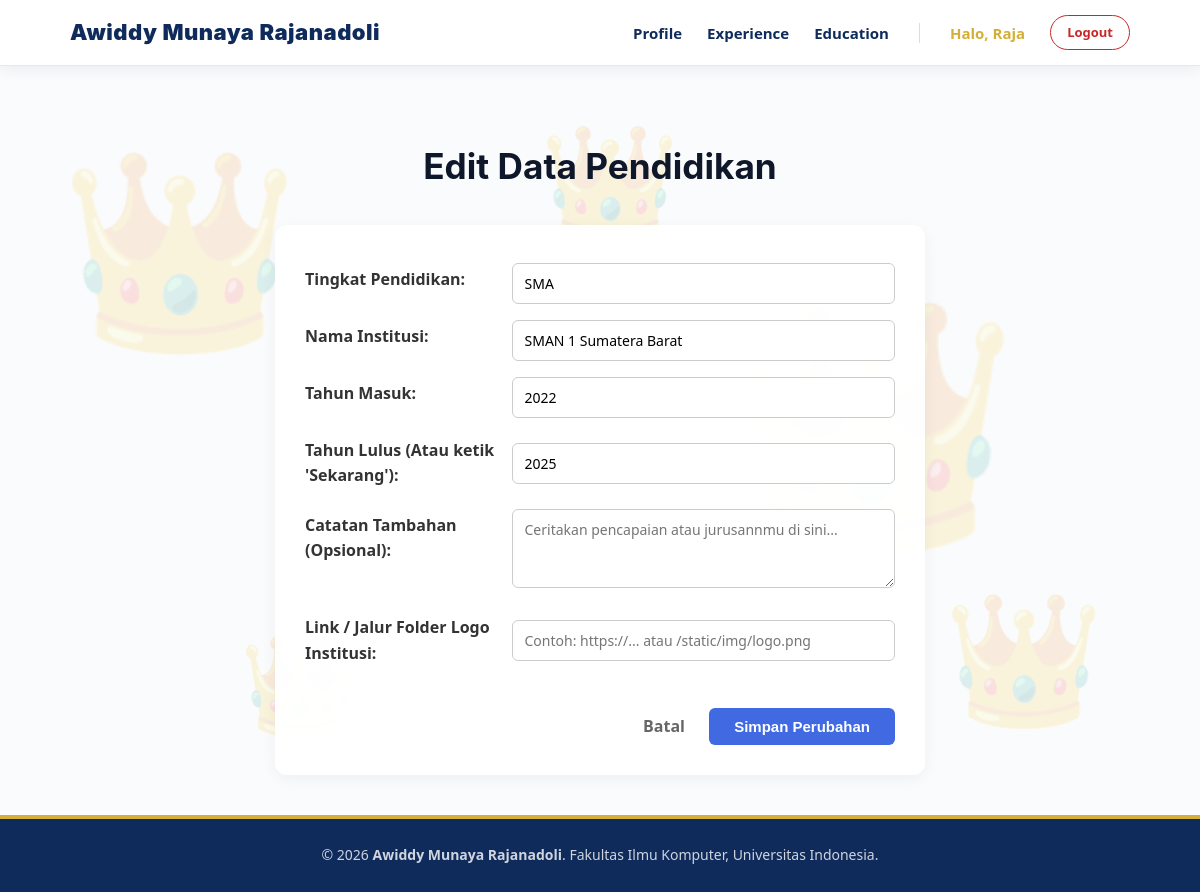
The app's page /education/d4d6142a-0ed1-49e0-aee7-4cbb940add5e/update/ (signed in) with its own data.
### main/models.py (models this page shows, shortened)
class Education(models.Model):
    id = models.UUIDField(primary_key=True, default=uuid.uuid4, editable=False)
    level = models.CharField(max_length=50)
    institution_name = models.CharField(max_length=255)
    start_year = models.IntegerField()
    end_year = models.CharField(max_length=20)
    description = models.TextField(blank=True, null=True)
    logo_url = models.CharField(max_length=500, blank=True, null=True)

### main/views.py (the view)
# urls.py: path("education/<uuid:education_id>/update/", update_education, name="update_education"),
@login_required(login_url='/login')
def update_education(request, education_id):
    if not (request.user.is_superuser or is_editor(request.user)):
        return HttpResponseForbidden("Akses Ditolak: Minimal peran Editor diperlukan untuk mengubah data.")
    education = get_object_or_404(Education, pk=education_id)
    form = EducationForm(request.POST or None, instance=education)
    if request.method == "POST" and form.is_valid():
        form.save()
        messages.success(request, "Data pendidikan berhasil diperbarui!")
        return redirect("main:show_education")
    context = {
        "name": "Awiddy Munaya Rajanadoli",
        "form": form,
        "education": education,
    }
    return render(request, "update_education.html", context)

### templates/update_education.html (shortened to what this page needs)
{% extends 'base.html' %}
{% load static %}
{% block content %}
    <section class="main-content">
        <div class="section-header" style="text-align: center; margin-bottom: 30px;">
            <h1 style="margin-top: 2rem;">Edit Data Pendidikan</h1>
        </div>
        <div class="form-container" style="max-width: 650px; margin: 0 auto; padding: 30px; background-color: rgba(255, 255, 255, 0.95); border-radius: 12px; box-shadow: 0 4px 15px rgba(0,0,0,0.05);">
            <form method="POST">
                <table class="custom-form-table" style="width: 100%; border-collapse: collapse;">
                    {{ form.as_table }}
                </table>
                <div style="margin-top: 30px; text-align: right;">
                    <a href="{% url 'main:show_education' %}" style="text-decoration: none; color: #666; margin-right: 20px; font-weight: bold;">Batal</a>
                    <button type="submit" style="padding: 10px 25px; background-color: #4169E1; color: white; border: none; border-radius: 6px; cursor: pointer; font-weight: bold; font-size: 15px; transition: 0.2s;">Simpan Perubahan</button>
                </div>
            </form>
        </div>
    </section>
{% endblock content %}

### templates/base.html (shortened to what this page needs)
{% load static %}
<!DOCTYPE html>
<html lang="en">
<head>
    <link rel="stylesheet" href="https://cdnjs.cloudflare.com/ajax/libs/font-awesome/6.4.0/css/all.min.css">
    <link rel="stylesheet" href="{% static 'css/style.css' %}">
</head>
<body style="background-color: #fafbfc; margin: 0; font-family: 'Segoe UI', Tahoma, Geneva, Verdana, sans-serif;">
    <div class="floating-crown crown1">👑</div>
    <div class="floating-crown crown2">👑</div>
    <div class="floating-crown crown3">👑</div>
    <div class="floating-crown crown4">👑</div>
    <div class="floating-crown crown5">👑</div>
    <header class="site-header" style="background-color: rgba(255, 255, 255, 0.95); backdrop-filter: blur(10px); position: sticky; top: 0; z-index: 100; box-shadow: 0 2px 15px rgba(15, 43, 91, 0.08); padding: 15px 0;">
      <div class="container" style="display: flex; justify-content: space-between; align-items: center; max-width: 1100px; margin: 0 auto; padding: 0 20px;">
          <a href="{% url 'main:show_main' %}" class="brand" style="font-size: 22px; font-weight: 900; color: #0f2b5b; text-decoration: none; letter-spacing: 0.5px;">{{ name }}</a>
          <nav style="display: flex; align-items: center; gap: 25px;">
              <a href="{% url 'main:show_main' %}" style="color: #0f2b5b; font-weight: 700; text-decoration: none; font-size: 15px; transition: color 0.2s;">Profile</a>
              <a href="{% url 'main:show_experience' %}" style="color: #0f2b5b; font-weight: 700; text-decoration: none; font-size: 15px; transition: color 0.2s;">Experience</a>
              <a href="{% url 'main:show_education' %}" style="color: #0f2b5b; font-weight: 700; text-decoration: none; font-size: 15px; transition: color 0.2s;">Education</a>
              {% if user.is_authenticated %}
                  <span style="color: #D4AF37; font-weight: bold; font-size: 15px;">Halo, {{ user.username }}</span>
                  <a href="{% url 'main:logout' %}" style="color: #c62828; border: 1px solid #c62828; padding: 6px 16px; border-radius: 20px; text-decoration: none; font-size: 13px; font-weight: bold; transition: all 0.2s;">Logout</a>
              {% endif %}
          </nav>
      </div>
    </header>
    <main style="min-height: 80vh;">
        {% block content %}
        {% endblock content %}
    </main>
    <footer class="site-footer" style="background-color: #0f2b5b; color: rgba(255, 255, 255, 0.8); text-align: center; padding: 25px 0; border-top: 4px solid #D4AF37; margin-top: auto;">
        <div class="container">
            <p style="margin: 0; font-size: 14px;">&copy; 2026 <strong>{{ name }}</strong>. Fakultas Ilmu Komputer, Universitas Indonesia.</p>
        </div>
    </footer>
</body>
</html>

### static/css/style.css (style rules this page uses)
* { margin: 0; padding: 0; box-sizing: border-box; }
:root { --ink: #0f172a; --paper: #fdfdfc; --accent: #D4AF37; --accent-dark: #b8860b; --royal-blue: #4169E1; --royal-blue-dark: #27408B; --line: #e2e8f0; --text-muted: #475569; --radius: 6px; }
body { font-family: -apple-system, "Segoe UI", Roboto, Helvetica, Arial, sans-serif; color: var(--ink); background-color: var(--paper); line-height: 1.6; }
h1, .brand { font-family: "Space Grotesk", -apple-system, sans-serif; }
.container { max-width: 960px; margin: 0 auto; padding: 0 1.5rem; }
.site-header { border-bottom: 1px solid var(--line); }
.site-header .container { display: flex; justify-content: space-between; align-items: center; padding: 1.25rem 1.5rem; }
.brand { font-size: 1.3rem; font-weight: 700; color: var(--ink); text-decoration: none; }
.site-header nav { display: flex; gap: 2rem; }
.site-header nav a { color: var(--ink); text-decoration: none; font-size: 0.95rem; }
.site-footer { padding: 1.5rem; color: var(--text-muted); font-size: 0.85rem; border-top: 1px solid var(--line); }
.main-content { padding: 40px 20px; max-width: 900px; margin: 0 auto; }
.section-header { margin-bottom: 30px; }
.section-header h1 { font-size: 2.2rem; margin-bottom: 8px; color: #0f172a; }
.floating-crown { position: fixed; opacity: 0.15; z-index: -1; }
.crown1 { top: 10%; left: 5%; font-size: 12rem; animation: gerakNaikTurun 7s ease-in-out infinite; }
.crown2 { bottom: 15%; right: 8%; font-size: 8rem; animation: gerakDiagonal 9s ease-in-out infinite alternate; }
.crown3 { top: 25%; right: 15%; font-size: 15rem; animation: gerakPutar 15s linear infinite; }
.crown4 { bottom: 15%; left: 20%; font-size: 6rem; animation: gerakNaikTurun 6s ease-in-out infinite 2s; }
.crown5 { top: 10%; left: 45%; font-size: 7rem; animation: gerakNaikTurun 8s ease-in-out infinite 1s; }

### templates/update_education.html (style rules this page uses)
.custom-form-table th { text-align: left; vertical-align: top; padding: 12px 15px 12px 0; width: 35%; font-weight: bold; color: #333; }
.custom-form-table td { padding: 8px 0; }
.custom-form-table input, .custom-form-table textarea { width: 100%; padding: 10px 12px; border: 1px solid #ccc; border-radius: 6px; box-sizing: border-box; font-family: inherit; font-size: 14px; }

### records on screen
Education: level "SMA", institution_name "SMAN 1 Sumatera Barat", start_year "2022", end_year "2025"

### other values on screen
{{ name }} "Awiddy Munaya Rajanadoli"
{{ user.username }} "Raja"
